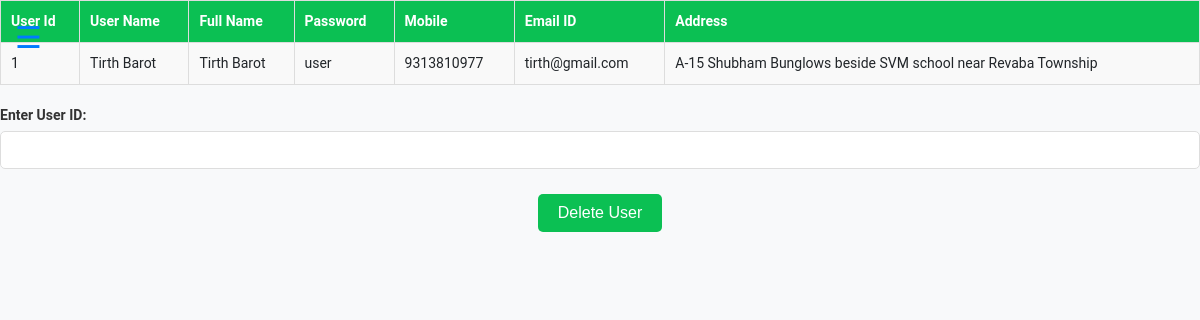
Screenshot of /oms/Backend/view_registration.php (signed in) with the database file from the repository.
### tables this page shows
CREATE TABLE `registration` (
  `uid` int(11) NOT NULL,
  `uname` varchar(30) DEFAULT NULL,
  `full_name` varchar(60) NOT NULL,
  `upass` varchar(20) NOT NULL,
  `mobile` bigint(20) NOT NULL,
  `email_id` varchar(20) DEFAULT NULL,
  `address` varchar(100) DEFAULT NULL
);

### oms/Backend/view_registration.php (the view, shortened to what this page needs)
<?php
include('connection.php');
include 'menu.php';
?>
<!DOCTYPE html>
<html lang="en">
<head>
    <link rel="stylesheet" href="add_categories.css">
</head>
<body>
        <table>
            <tr>
                <th>User Id</th>
                <th>User Name</th>
                <th>Full Name</th>
                <th>Password</th>
                <th>Mobile</th>
                <th>Email ID</th>
                <th>Address</th>
            </tr>
            <?php
                $sql = "SELECT * FROM registration";
                $result = mysqli_query($conn, $sql);
                if ($result && mysqli_num_rows($result) > 0) {
                    while ($row = mysqli_fetch_assoc($result)) {
                        echo "<tr>";
                        echo "<td>" . $row['uid'] . "</td>";
                        echo "<td>" . $row['uname'] . "</td>";
                        echo "<td>" . $row['full_name'] . "</td>";
                        echo "<td>" . $row['upass'] . "</td>";
                        echo "<td>" . $row['mobile'] . "</td>";
                        echo "<td>" . $row['email_id'] . "</td>";
                        echo "<td>" . $row['address'] . "</td>";
                        echo "</tr>";
                    }
                } else {
                    echo "<tr><td colspan='9'>No records found</td></tr>";
                }
            ?>
        </table>
            <form method="post">
                <div class="inputBx">
                    <label for="cid">Enter User ID:</label>
                    <input type="text" id="uid" name="uid" required>
                </div>
                <div class="inputBx_button">
                    <input type="submit" name="delete_user" value="Delete User">
                </div>
            </form>
</body>
</html>

### oms/Backend/add_categories.css (style rules this page uses)
body { margin: 0; padding: 0; font-family: 'Roboto', Arial, sans-serif; background-color: #f8f9fa; color: #212529; line-height: 1.5; }
table { width: 100%; border-collapse: collapse; margin-bottom: 20px; }
table th, table td { padding: 10px; text-align: left; border: 1px solid #ddd; font-size: 14px; }
table th { background-color: #0bc053; color: #ffffff; font-weight: bold; }
table tr:nth-child(even) { background-color: #f9f9f9; }
.inputBx { margin-bottom: 15px; }
.inputBx label { display: block; margin-bottom: 5px; font-weight: bold; font-size: 14px; color: #333; }
.inputBx_button input[type="submit"] { background-color: #0bc053; color: white; border: none; border-radius: 5px; padding: 10px 20px; font-size: 16px; cursor: pointer; transition: background-color 0.3s ease; }
.inputBx_button { display: flex; justify-content: center; align-items: center; width: 100%; }
.inputBx_button input { margin: 10px; }
.inputBx input[type="text"] { width: 100%; padding: 10px; font-size: 14px; border: 1px solid #ddd; border-radius: 5px; box-sizing: border-box; transition: all 0.3s ease; }

### rows the page displays
registration: uid "1", uname "Tirth Barot", full_name "Tirth Barot", upass "user", mobile "9313810977", email "tirth@gmail.com", address "A-15 Shubham Bunglows beside SVM school near Revaba Township"
